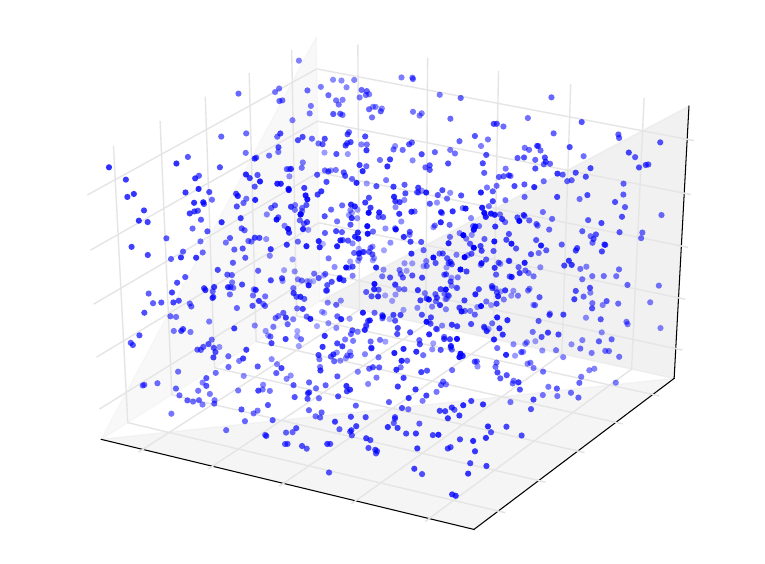

The script that saved this image:
import matplotlib.pyplot as plt
import nest
import nest.topology as topo



import numpy as np
x = np.random.uniform(-0.5, 0.5, 1000)
y = np.random.uniform(-0.5, 0.5, 1000)
z = np.random.uniform(-0.5, 0.5, 1000)
pos = zip(x, y, z)
l = topo.CreateLayer({'elements': 'iaf_neuron',
                      'positions': pos})
fig = topo.PlotLayer(l)

a = fig.gca()

#a.w_zaxis.tick_top()
a.set_frame_on(False)
#a.set_axis_off()

a.w_xaxis.set_visible(False)
a.w_yaxis.set_visible(False)
a.w_zaxis.set_visible(False)

#a.zaxis.set_label_position('bottom')

#a.set_xticks([])
#a.set_yticks([])
#a.set_zticks([])

#a.set_xticklabels(())
#a.set_yticklabels(())
#a.set_zticklabels(())

a.w_xaxis.set_ticklabels([])
a.w_yaxis.set_ticklabels([])
a.w_zaxis.set_ticklabels([])

a.w_xaxis.set_ticks_position('none')
a.w_yaxis.set_ticks_position('none')
a.w_zaxis.set_ticks_position('none')

a.w_xaxis.set_tick_params(length=-10, width=-10, zorder=-10**1000, colors='0.89')
a.w_yaxis.set_tick_params(length=-10, width=-10, zorder=-10, colors='0.89')
a.w_zaxis.set_tick_params(length=-10, width=-10, zorder=-10, colors='0.89')


#plt.draw()

plt.tight_layout()
plt.savefig('TopologyExample3D.pdf', bbox_inches='tight', pad_inches=0)

